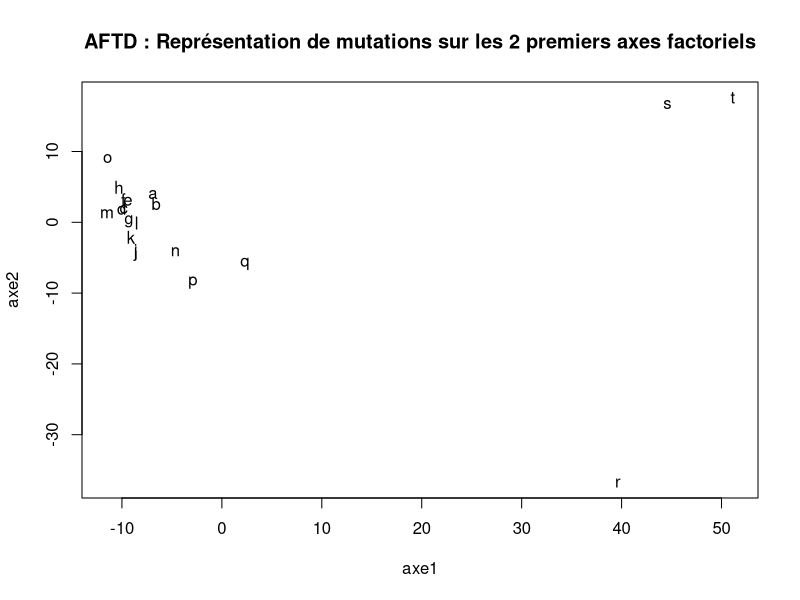
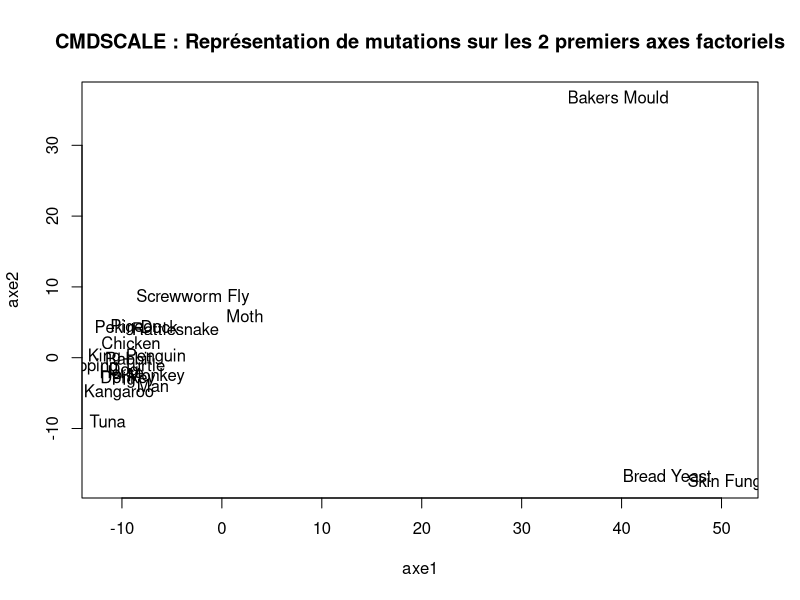
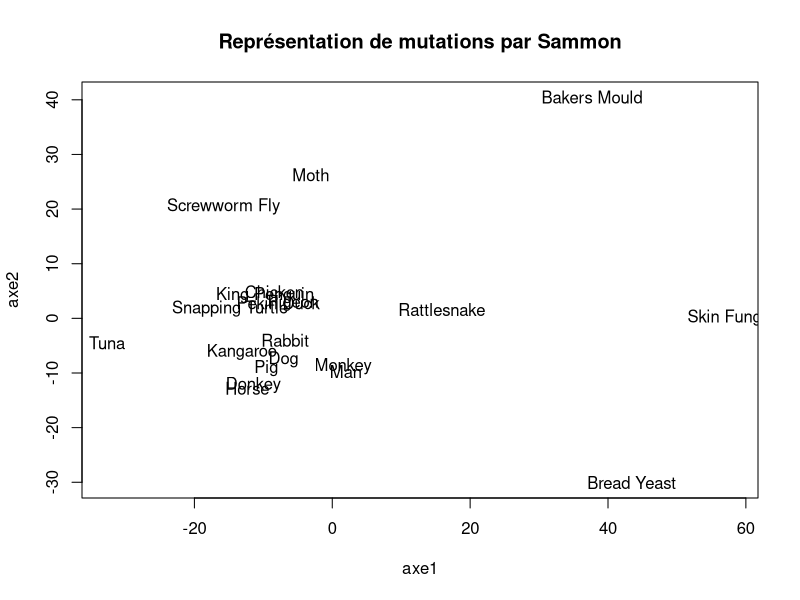
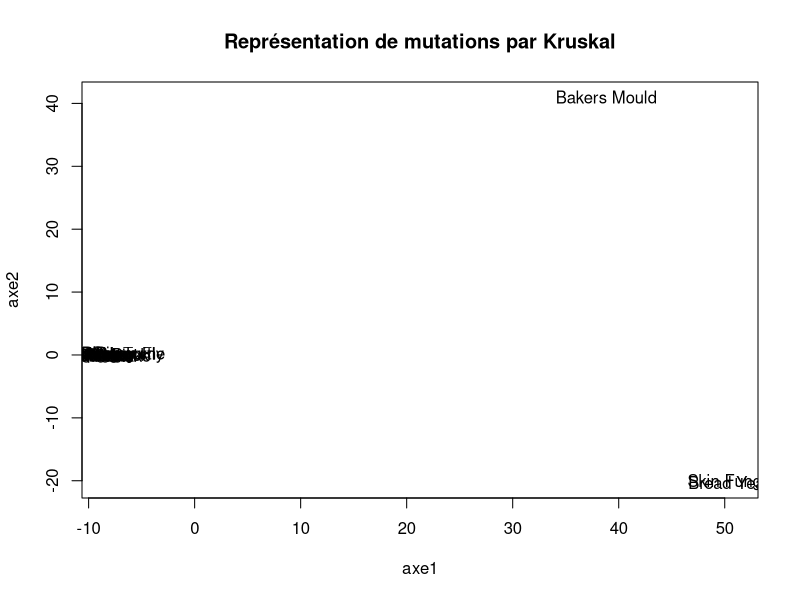
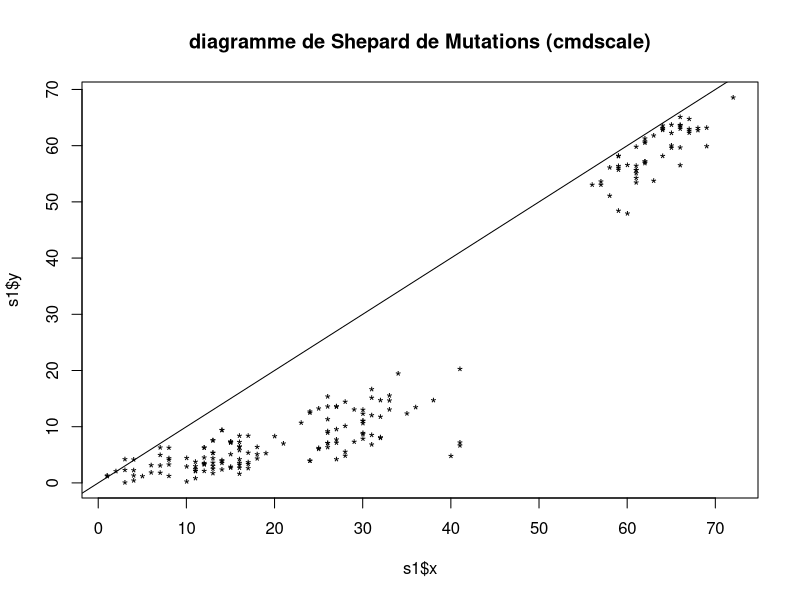
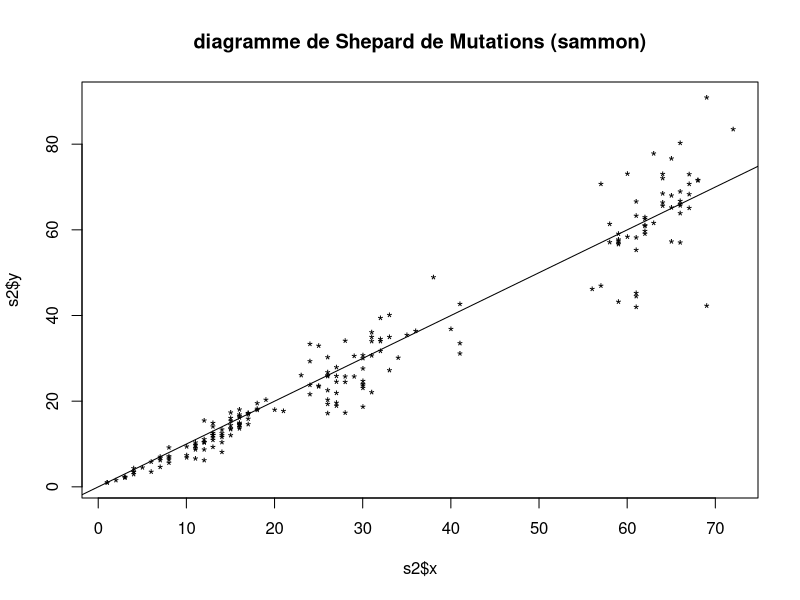
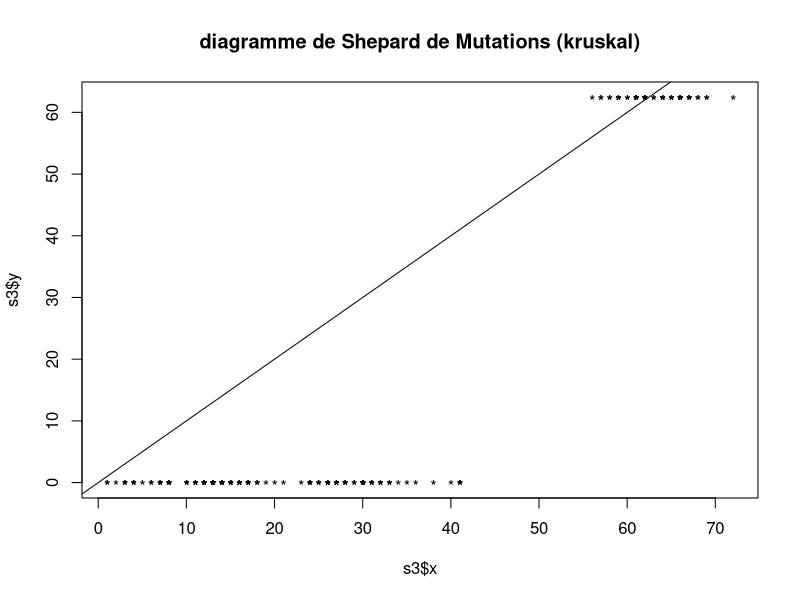

Reproduce these figures in R, in order.
# UV : SY19 - TP01
# 2. Les données de mutations
# Auteurs : Alice Ngwembou - Antoine Hars
# Fichier : exercice2.R

library(MASS)

# setwd("Z:/")
mutations = read.table("mutations2.txt", header = F, row.names = 1)

mutmat = as.matrix(mutations)
mutdist = as.dist(mutations)

aftd <- function (d) {

	# Transformation de la matrice de distances en matrice
	dim_mat = as.matrix(d)
	d2 = dim_mat^2

	# Récupération de la première dimension de la matrice (nbre de lignes = nbre d'individus)
	dimension = diag(dim(dim_mat))[1]

	# Création de la matrice identité
	id = diag(dimension)

	# Création de la matrice unitaire
	un = matrix(rep(1, dimension^2), dimension)

	# Création de la matrice Q de centrage
	q = id - (1/dimension) * un

	# Calcul de la matrice w
	w = -(1/2) * q %*% d2 %*% q

	# cent = scale((1 / dimension) * w, center = TRUE, scale = FALSE)
	# vari = (1 / dimension) * t(cent) %*% cent
	# diag = eigen(vari)

	# Matrice associée aux vecteurs propres
	V = eigen(1 / dimension * w)$vectors[,1:7]
	V = sqrt(dimension) * V

	# Matrice associées aux valeurs propres
	L = diag(c(eigen(1 / dimension * w)$values[1:7]))

	# Calcul composante principale
	C = V %*% sqrt(L)

	png(file = "plots/plot_mutations_aftd.png")
	plot(C, main = "AFTD : Représentation de mutations sur les 2 premiers axes factoriels",xlab = "axe1", ylab = "axe2", type = "n")
	text(C[,1], C[,2], letters[1:dimension])
	dev.off()
	
	# Calcul du pourcentage d'inertie pour les 2 premières valeurs propres
	quality2 = (diag(L)[1] + diag(L)[2]) / sum(eigen(1 / dimension * w) $values) * 100

	# Calcul du pourcentage d'inertie pour les 7 premières valeurs propres
	quality7 = (diag(L)[1] + diag(L)[2] + diag(L)[3] + diag(L)[4] + diag(L)[5] + diag(L)[6] + diag(L)[7]) / sum(eigen(1 / dimension * w) $values) * 100
	list(points = C, quality2 = quality2, quality7 = quality7)
}

aftd(as.dist(mutations))

aftd2 = cmdscale(as.dist(mutations), 2)

png(file = "plots/plot_mutations_cmdscale.png")
plot(aftd2, main = "CMDSCALE : Représentation de mutations sur les 2 premiers axes factoriels",xlab = "axe1", ylab = "axe2", type = "n")
text(aftd2[,1], aftd2[,2], labels(mutmat[,1]))
dev.off()

# Question 2

sammonmat = sammon(mutdist)
png(file = "plots/plot_mutations_sammon.png")
plot(sammonmat$points, type = "n", main = "Représentation de mutations par Sammon", xlab = "axe1", ylab = "axe2")
text(sammonmat$points, labels(mutmat[,1]))
dev.off()

# Projection de Kruskal
kruskalmat = isoMDS(mutdist)
png(file = "plots/plot_mutations_kruskal.png")
plot(kruskalmat$points, type = "n", main = "Représentation de mutations par Kruskal", xlab = "axe1", ylab = "axe2")
text(kruskalmat$points, labels(mutmat[,1]))
dev.off()

### Question 3

# Diagrammes de Shepard
s1 = Shepard(mutdist, aftd2)
png(file = "plots/plot_mutations_shepard_cmdscale.png")
plot(s1, main = "diagramme de Shepard de Mutations (cmdscale)", pch = "*")
abline(0, 1)
dev.off()

# TODO: shepard sur aftd()

s2 = Shepard(mutdist, sammonmat$points)
png(file = "plots/plot_mutations_shepard_sammon.png")
plot(s2, main = "diagramme de Shepard de Mutations (sammon)", pch = "*")
abline(0, 1)
dev.off()

s3 = Shepard(mutdist, kruskalmat$points)
png(file = "plots/plot_mutations_shepard_kruskal.png")
plot(s3, main = "diagramme de Shepard de Mutations (kruskal)", pch = "*")
abline(0, 1)
dev.off()

